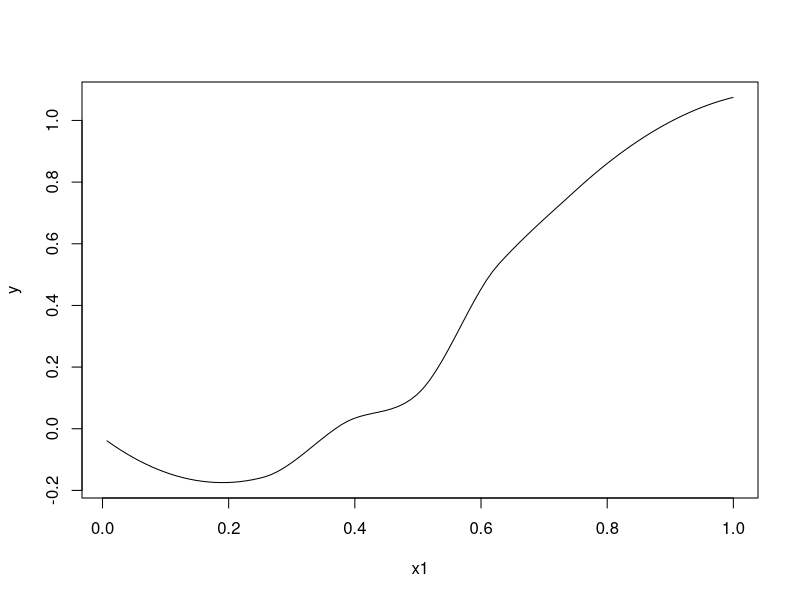
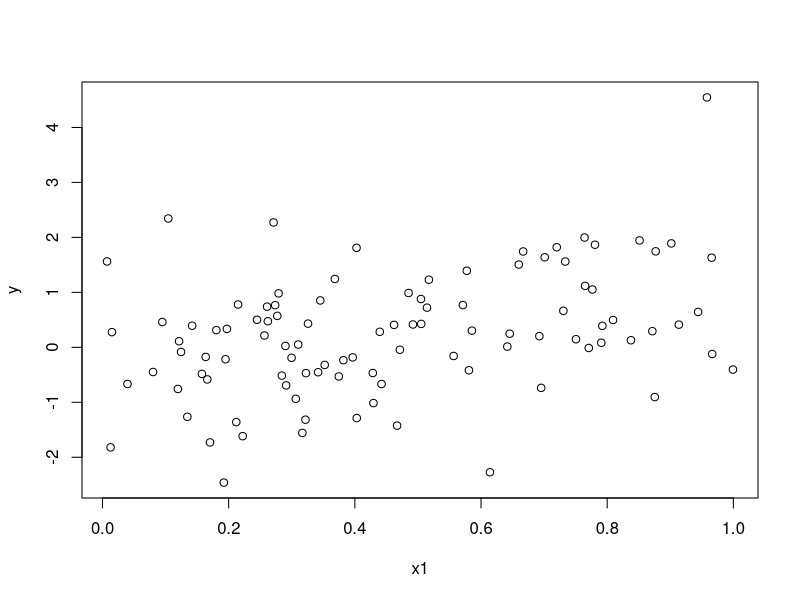

Write R code to recreate these figures, in order. (Note: this script raises an error after producing the figures.)
library(locfit)

x1 = runif(100,0,1)
x2 = runif(100,0,1)
y = x1^2 + rnorm(100)
mod=locfit(y~lp(x1))
plot(mod)
plot(x1,y)

par(mfrow=c(2,2))
plot(locfit(NOx~lp(E,nn=0.2),data=ethanol),get.data=TRUE)
plot(locfit(NOx~lp(E,nn=0.4),data=ethanol),get.data=TRUE)
plot(locfit(NOx~lp(E,nn=0.6),data=ethanol),get.data=TRUE)
plot(locfit(NOx~lp(E,nn=0.8),data=ethanol),get.data=TRUE)


data = rbeta(100,1,1)
trans = qnorm(data)
fit = locfit.raw(lp(trans,nn=.5,h=0.1))
plot(fit)

kern = kde(trans)
plot(kern)
news = rkde(1000,kern)
news = pnorm(news)
par(mfrow=c(2,2))
hist(news)
hist(data)
plot(kde(news))
plot(kde(data))
